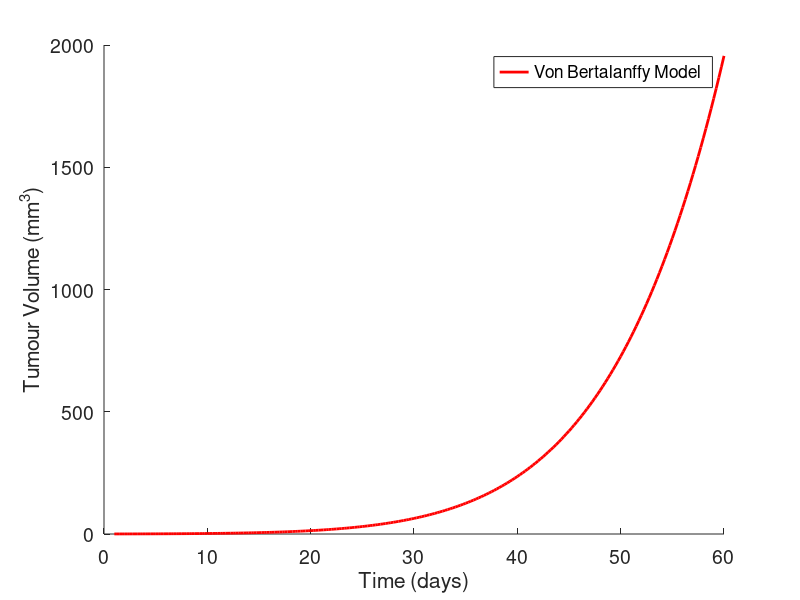

MATLAB code for this plot:
a3 = 0.25; b3 = 0.024; gamma = 0.9;
Initial_Tumour_Size = 0.26;
% All values taken from Shabanisamghabady (2016)

f = @(t,y)  a3*y(1)^gamma - b3*y(1); % Von Bertalanffy Model
% y(1) is the x variable (tumour size)
% If exact solution not known, set function below to return a zero vector
exact = @(t) 0;

h=0.25; % Step size
t0 = 1; tN = 60; % range of t

y0 = Initial_Tumour_Size;

n = 1; % Number of unknown functions of y_i

if length(y0) ~= n
    disp('Error, you entered an incorrect number of equations. Try again ')
    return;
end

% Currently assumes no more than 10-dimensional problem for plotting purposes. Change if needed.
if length(y0) > 10
    disp('Error, for plotting purposes only up to 10 equations supported.')
    disp('Edit the file to change this and try again.')
    return;
end

t = t0:h:tN;
sizet = length(t);

y = zeros(n,sizet);
yexact = zeros(n, sizet);
ytemp = zeros(n,1);

% Initial conditions set in following loop
for k = 1:n
    y(k,1) = y0(k);
end

% Main Heun's method loop
for k = 2:sizet
    ytemp = y(:,k-1) + h*f(t(k-1), y(:,k-1));
    y(:,k) = y(:,k-1) + (h/2)*(f(t(k-1), y(:,k-1)) + f(t(k), ytemp));
end

for k = 1:sizet
    yexact(:,k) = exact(t(k));
end

for mm = 1: n
    fprintf('PRINTING INFORMATION FOR FUNCTION %d\n\n',mm);
    fprintf(' i    TIME       Yi (HEUN)        y(ti) (EXACT)      ABS. ERROR\n')
    for k = 1:sizet
        fprintf('%3d   %8f   %10f      %10f        %10f\n',k-1,t(k),y(mm,k),yexact(mm,k), abs(y(mm,k)-yexact(mm,k)))
    end
end

clf %clear all figures
cmap = zeros(10,3); % Currently assumes no more than 10-dimensional problem. Change if needed.
cmap(1:3,1:3) = eye(3);
cmap(4,:) = [1 1 0]; cmap(5,:) = [1 0 1]; cmap(6,:) = [0 1 1];
cmap(7,:) = [0.5 1 0]; cmap(8,:) = [1 0 0.5]; cmap(9,:) = [0.5 0.5 0.5];
set(gca,'fontsize',14)
hold on

for k = 1:n
    if k == 1
        legentry = sprintf('Von Bertalanffy Model');
    end
    plot(t,y(k,:),'Color',cmap(k,:),'linewidth',2,'DisplayName',legentry)
    xlabel('Time (days)'); ylabel('Tumour Volume (mm^3)');
    fprintf('PLOTTING INFORMATION FOR FUNCTION %d\n\n',k);
end
legend(gca,'show');
print('Tumour Model VBM.jpeg','-djpeg');
hold off